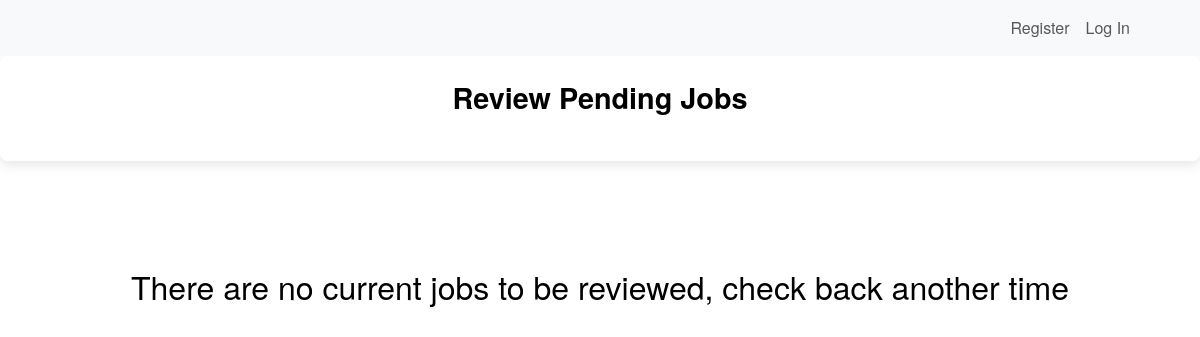
The app's page /reviewJobs, older data.
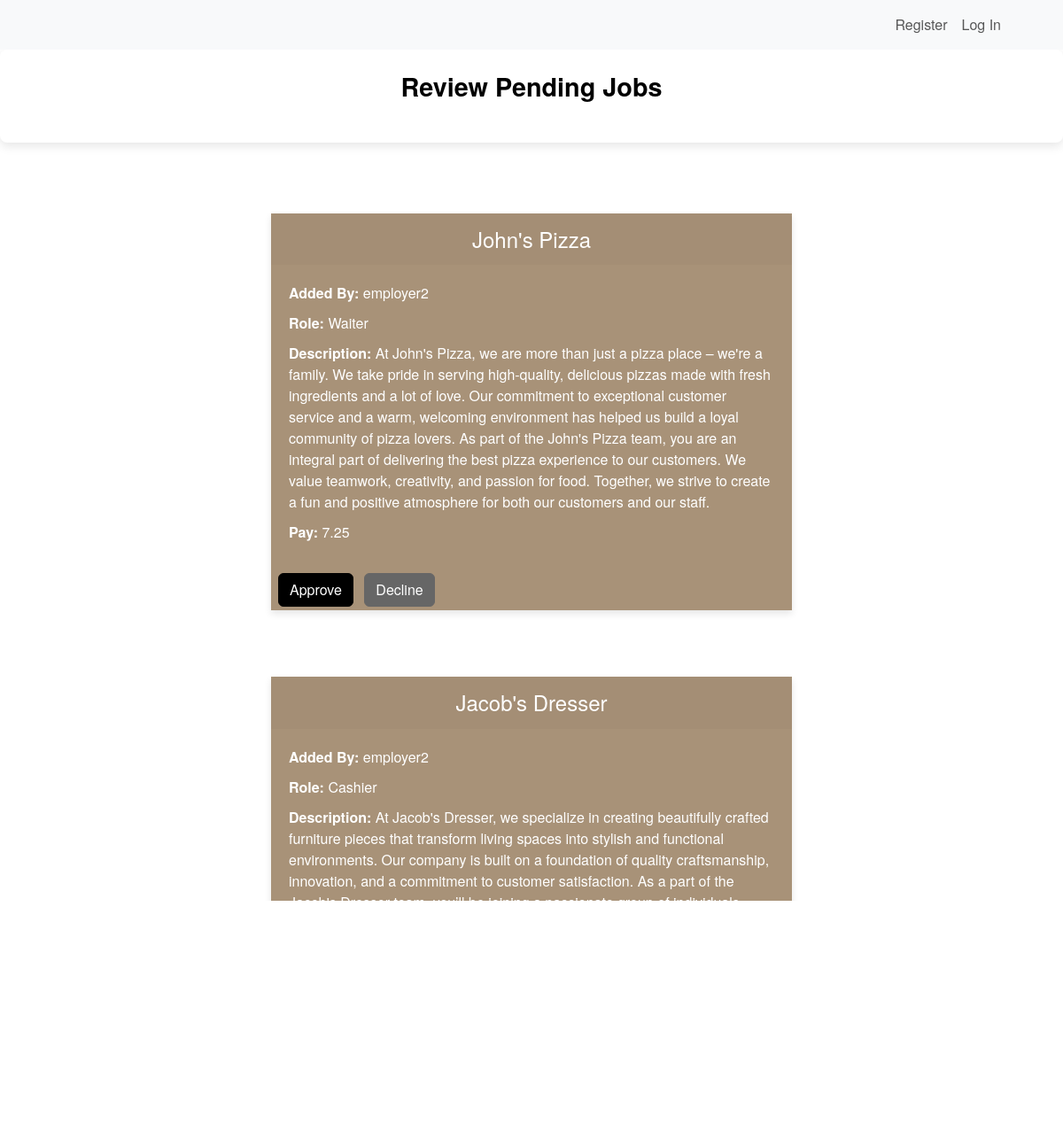
The same page, newer data.
### tables this page shows
CREATE TABLE "jobs" (
	"id"	INTEGER NOT NULL UNIQUE,
	"company"	TEXT NOT NULL,
	"company_role"	TEXT NOT NULL,
	"pay"	NUMERIC NOT NULL,
	"status"	TEXT,
	"added_by"	INTEGER NOT NULL,
	"Description"	TEXT NOT NULL,
	PRIMARY KEY("id" AUTOINCREMENT)
);

CREATE TABLE "students" (
	"id"	INTEGER,
	"name"	TEXT NOT NULL,
	"email"	TEXT NOT NULL UNIQUE,
	"password"	text NOT NULL,
	"Role"	TEXT NOT NULL,
	"status"	TEXT,
	PRIMARY KEY("id" AUTOINCREMENT)
);

### blueprints/admin.py (the view, shortened to what this page needs)
@login_required
@admin_bp.route("/reviewJobs", methods = ["GET","POST"])
def reviewJobs():
    conn = get_db()
    cursor = conn.cursor()
    cursor.execute("SELECT * FROM jobs WHERE status IS NULL")
    jobs = cursor.fetchall()
    portfolio=[]
    for job in jobs:
        cursor.execute("SELECT name FROM students WHERE id = ?",(job["added_by"],))
        add = cursor.fetchone()
        portfolio.append({"company":job["company"], "id":job["id"],"company_role":job["company_role"],"pay":job["pay"], "Description": job["Description"],"adder":add[0] })
    conn.close()
    return render_template("areview_jobs.html", portfolio = portfolio)

### db.py (called while the page is built)
def get_db():
    if not hasattr(g, 'sqlite_db'):
        g.sqlite_db = sqlite3.connect(Config.DATABASE, check_same_thread=False, timeout=10)
        g.sqlite_db.row_factory = sqlite3.Row
    return g.sqlite_db

### templates/areview_jobs.html (shortened to what this page needs)
{% extends "admin.html" %}
{% block main %}
<div class = "custom-welcome">
    <h2>Review Pending Jobs</h2>
</div>
{% if portfolio%}
{% for job in portfolio %}
<div class="row justify-content-center">
    <div class="col-md-6">
        <div class="card">
            <div class="card-header">
                <h2 class="text-center">{{ job.company }}</h2>
            </div>
            <form action="/reviewJobs" method="post">
                <div class="job">
                    <p><strong>Added By:</strong> {{ job.adder }}</p>
                    <p><strong>Role:</strong> {{ job.company_role }}</p>
                    <p><strong>Description:</strong> {{ job.Description }}</p>
                    <p><strong>Pay:</strong> {{ job.pay }}</p>
                </div>
                <div class="d-grid gap-2 d-md-block">
                    <button type="submit" class="btn btn-primary mx-2 my-1" name="action" value="approve_{{ job.id }}">Approve</button>
                    <button type="submit" class="btn btn-secondary" name="action" value="decline_{{ job.id }}">Decline</button>
                </div>
            </form>
        </div>
    </div>
</div>
{% endfor %}
{% else %}
<div class = "d-flex justify-content-center align-items-center" style="height: 25vh;">
    <h2> There are no current jobs to be reviewed, check back another time </h2>
</div>
{% endif %}
{% endblock %}

Row changes from the older to the newer data that the page shows:
added jobs: company "John's Pizza", company_role "Waiter", Description "At John's Pizza, we are more than just a pizza place – we're a family. We take pride in serving high-quality, delicious pizzas made with fresh ingredients and a lot of love. Our commitment to exceptional customer service and a warm, welcoming environment has helped us build a loyal community of pizza lovers. As part of the John's Pizza team, you are an integral part of delivering the best pizza experience to our customers. We value teamwork, creativity, and passion for food. Together, we strive to create a fun and positive atmosphere for both our customers and our staff.", pay "7.25"
added students: adder "employer2" "employer2"
added jobs: company "Jacob's Dresser", company_role "Cashier", Description "At Jacob's Dresser, we specialize in creating beautifully crafted furniture pieces that transform living spaces into stylish and functional environments. Our company is built on a foundation of quality craftsmanship, innovation, and a commitment to customer satisfaction. As a part of the Jacob's Dresser team, you’ll be joining a passionate group of individuals dedicated to producing top-tier furniture that stands the test of time. We value creativity, attention to detail, and collaboration, and we strive to provide a work environment that encourages growth, learning, and success. Come join us at Jacob’s Dresser, where you’ll help shape the future of home furnishings while growing in a…"
Text that changed along with them:
new list line: "Added By: Role: Description: Pay: Approve Decline"
new list line: "Added By: Role: Description:"
text no longer shown: "There are no current jobs to be reviewed, check back another time"
